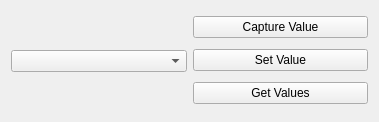
<?xml version="1.0" encoding="UTF-8"?>
<ui version="4.0">
 <class>Widget</class>
 <widget class="QWidget" name="Widget">
  <property name="geometry">
   <rect>
    <x>0</x>
    <y>0</y>
    <width>379</width>
    <height>122</height>
   </rect>
  </property>
  <property name="windowTitle">
   <string>Widget</string>
  </property>
  <layout class="QHBoxLayout" name="horizontalLayout">
   <item>
    <widget class="QComboBox" name="comboBox"/>
   </item>
   <item>
    <layout class="QVBoxLayout" name="verticalLayout">
     <item>
      <widget class="QPushButton" name="captureValueButton">
       <property name="text">
        <string>Capture Value</string>
       </property>
      </widget>
     </item>
     <item>
      <widget class="QPushButton" name="setValueButton">
       <property name="text">
        <string>Set Value</string>
       </property>
      </widget>
     </item>
     <item>
      <widget class="QPushButton" name="getValuesButton">
       <property name="text">
        <string>Get Values</string>
       </property>
      </widget>
     </item>
    </layout>
   </item>
  </layout>
 </widget>
 <layoutdefault spacing="6" margin="11"/>
 <resources/>
 <connections/>
</ui>
